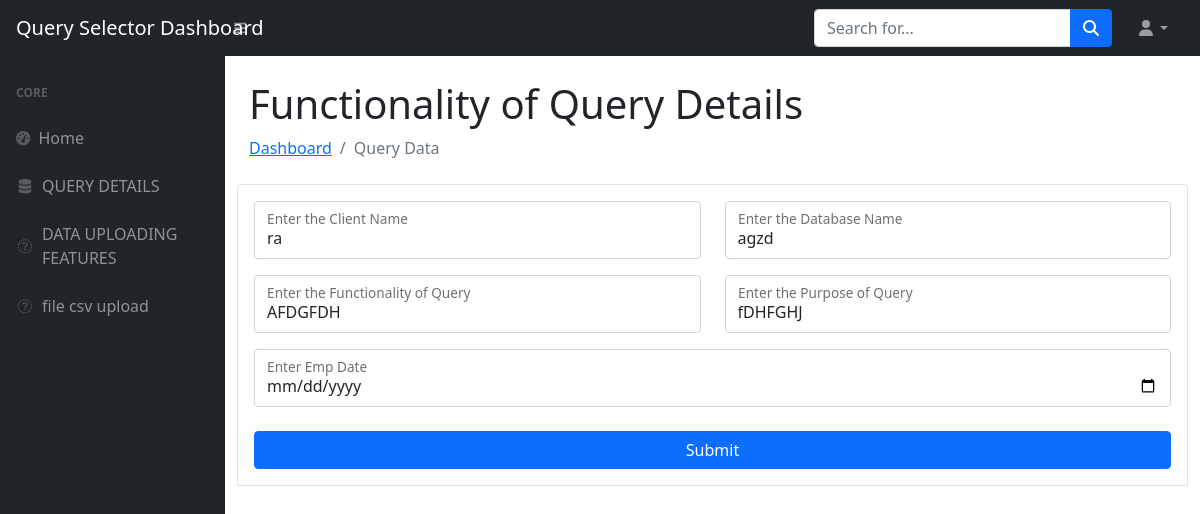
/edit/29, run on the app's committed database.
### crud/models.py (models this page shows)
class Member(models.Model):
    firstname = models.CharField(max_length=40, blank=False)
    lastname = models.CharField(max_length=40, blank=False)
    mobile_number = models.CharField(max_length=10, blank=True)
    description = models.TextField(max_length=255, blank=False)
    location = models.TextField(max_length=255, blank=False)
    date = models.DateField('%m/%d/%Y')
    created_at = models.DateTimeField('%m/%d/%Y %H:%M:%S')
    updated_at = models.DateTimeField('%m/%d/%Y %H:%M:%S')

### crud/views.py (the view)
# urls.py: path('edit/<int:id>', views.edit, name='edit'),
def edit(request, id):
    members = Member.objects.get(id=id)
    context = {'members': members}
    return render(request, 'edit.html', context)

### templates/edit.html (shortened to what this page needs)
{% extends 'layout/app.html' %}
{% load static %}
{% block body %}
    <div class="container-fluid px-4">
        <h1 class="mt-4">Functionality of Query Details</h1>
        <ol class="breadcrumb mb-4">
            <li class="breadcrumb-item"><a href="/">Dashboard</a></li>
            <li class="breadcrumb-item active">Query Data</li>
        </ol>
        <div class="bd-example">
            <form action="update/{{ members.id }}" method="POST">
                <div class="row mb-3">
                    <div class="col">
                        <div class="form-floating mb-3 mb-md-0">
                            <input class="form-control" id="inputFirstName" type="text" value="{{ members.firstname }}" name="firstname" placeholder="Enter the Client Name"/>
                            <label for="inputFirstName">Enter the Client Name</label>
                        </div>
                    </div>
                    <div class="col">
                        <div class="form-floating">
                            <input class="form-control" id="inputLastName" type="text" value="{{ members.lastname }}" name="lastname" placeholder="Enter the Database Name"/>
                            <label for="inputLastName">Enter the Database Name</label>
                        </div>
                    </div>
                </div>
                <div class="row mb-3">
                    <div class="col">
                        <div class="form-floating mb-3 mb-md-0">
                            <input class="form-control" name="description" type="text"  value="{{ members.description }}" placeholder="Enter the Functionality of Query" id="inputdescription" required>
                            <label for="inputdescription">Enter the Functionality of Query</label>
                        </div>
                    </div>
                    <div class="col">
                        <div class="form-floating">
                            <input class="form-control" name="mobile_number"  type="tel" value="{{ members.mobile_number }}" placeholder="Enter the Purpose of Query" id="inputMobile">
                            <label for="inputMobile">Enter the Purpose of Query</label>
                        </div>
                    </div>
                </div>
                <div class="row mb-3">
                    <div class="col">
                        <div class="form-floating mb-3 mb-md-0">
                            <input class="form-control" type="date" name="date" value="{{ members.date }}" id="dateInput">
                            <label for="dateInput">Enter Emp Date</label>
                        </div>
                    </div>
                </div>
                <div class="mt-4 mb-0">
                    <div class="d-grid"><button class="btn btn-primary btn-block" type="submit">Submit</button></div>
                </div>
            </form>
        </div>
    </div>
{% endblock %}

### templates/edit.html (style rules this page uses)
.bd-example { padding: 1.5rem; margin-right: 0; margin-left: 0; border-width: 1px; border-top-left-radius: .25rem; border-top-right-radius: .25rem; }
.bd-example { position: relative; padding: 1rem; margin: 1rem -.75rem 0; border: solid #dee2e6; border-width: 1px; }

### data on the page
Member: firstname "ra", lastname "agzd", description "AFDGFDH", mobile_number "fDHFGHJ"
